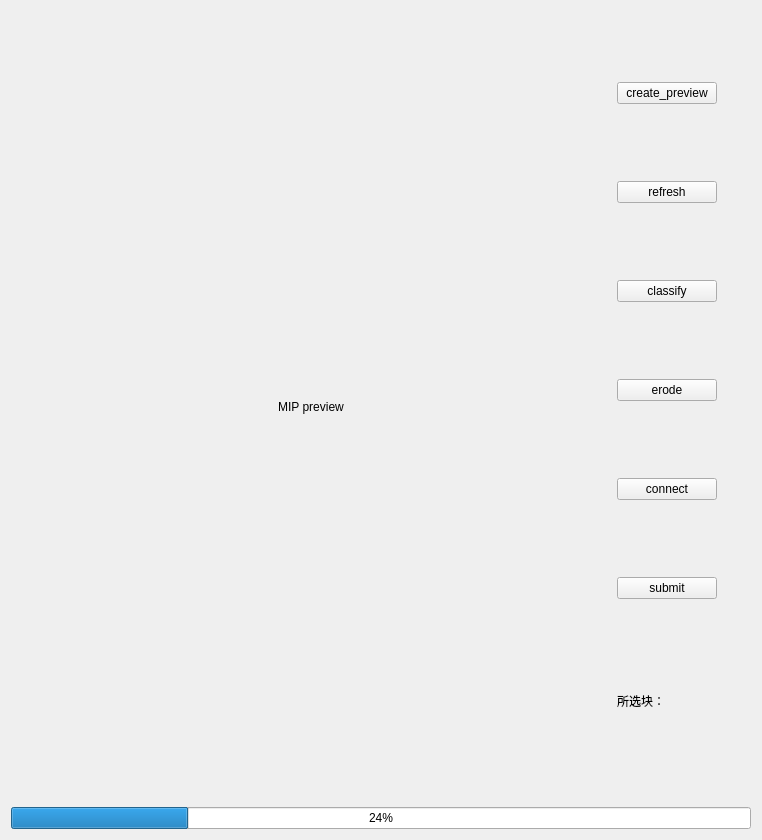
<?xml version="1.0" encoding="UTF-8"?>
<ui version="4.0">
 <class>Form</class>
 <widget class="QWidget" name="Form">
  <property name="geometry">
   <rect>
    <x>0</x>
    <y>0</y>
    <width>762</width>
    <height>840</height>
   </rect>
  </property>
  <property name="minimumSize">
   <size>
    <width>762</width>
    <height>840</height>
   </size>
  </property>
  <property name="maximumSize">
   <size>
    <width>762</width>
    <height>840</height>
   </size>
  </property>
  <property name="windowTitle">
   <string>Form</string>
  </property>
  <layout class="QVBoxLayout" name="verticalLayout_3">
   <item>
    <layout class="QVBoxLayout" name="verticalLayout_2">
     <item>
      <layout class="QHBoxLayout" name="horizontalLayout">
       <item>
        <widget class="QLabel" name="MIPlabel">
         <property name="minimumSize">
          <size>
           <width>600</width>
           <height>792</height>
          </size>
         </property>
         <property name="maximumSize">
          <size>
           <width>600</width>
           <height>792</height>
          </size>
         </property>
         <property name="text">
          <string>MIP preview</string>
         </property>
         <property name="alignment">
          <set>Qt::AlignCenter</set>
         </property>
        </widget>
       </item>
       <item>
        <layout class="QVBoxLayout" name="verticalLayout">
         <item>
          <widget class="QPushButton" name="previewButton">
           <property name="minimumSize">
            <size>
             <width>75</width>
             <height>0</height>
            </size>
           </property>
           <property name="maximumSize">
            <size>
             <width>100</width>
             <height>16777215</height>
            </size>
           </property>
           <property name="text">
            <string>create_preview</string>
           </property>
          </widget>
         </item>
         <item>
          <widget class="QPushButton" name="refreshpushButton">
           <property name="maximumSize">
            <size>
             <width>100</width>
             <height>16777215</height>
            </size>
           </property>
           <property name="text">
            <string>refresh</string>
           </property>
          </widget>
         </item>
         <item>
          <widget class="QPushButton" name="classifypushButton">
           <property name="maximumSize">
            <size>
             <width>100</width>
             <height>16777215</height>
            </size>
           </property>
           <property name="text">
            <string>classify</string>
           </property>
          </widget>
         </item>
         <item>
          <widget class="QPushButton" name="erode_pushButton">
           <property name="maximumSize">
            <size>
             <width>100</width>
             <height>16777215</height>
            </size>
           </property>
           <property name="text">
            <string>erode</string>
           </property>
          </widget>
         </item>
         <item>
          <widget class="QPushButton" name="connect_pushButton">
           <property name="maximumSize">
            <size>
             <width>100</width>
             <height>16777215</height>
            </size>
           </property>
           <property name="text">
            <string>connect</string>
           </property>
          </widget>
         </item>
         <item>
          <widget class="QPushButton" name="submitpushButton">
           <property name="maximumSize">
            <size>
             <width>100</width>
             <height>16777215</height>
            </size>
           </property>
           <property name="text">
            <string>submit</string>
           </property>
          </widget>
         </item>
         <item>
          <widget class="QLabel" name="poslable">
           <property name="maximumSize">
            <size>
             <width>16777215</width>
             <height>50</height>
            </size>
           </property>
           <property name="text">
            <string>所选块：</string>
           </property>
          </widget>
         </item>
        </layout>
       </item>
      </layout>
     </item>
     <item>
      <widget class="QProgressBar" name="progressBar">
       <property name="value">
        <number>24</number>
       </property>
      </widget>
     </item>
    </layout>
   </item>
  </layout>
 </widget>
 <resources/>
 <connections/>
</ui>
